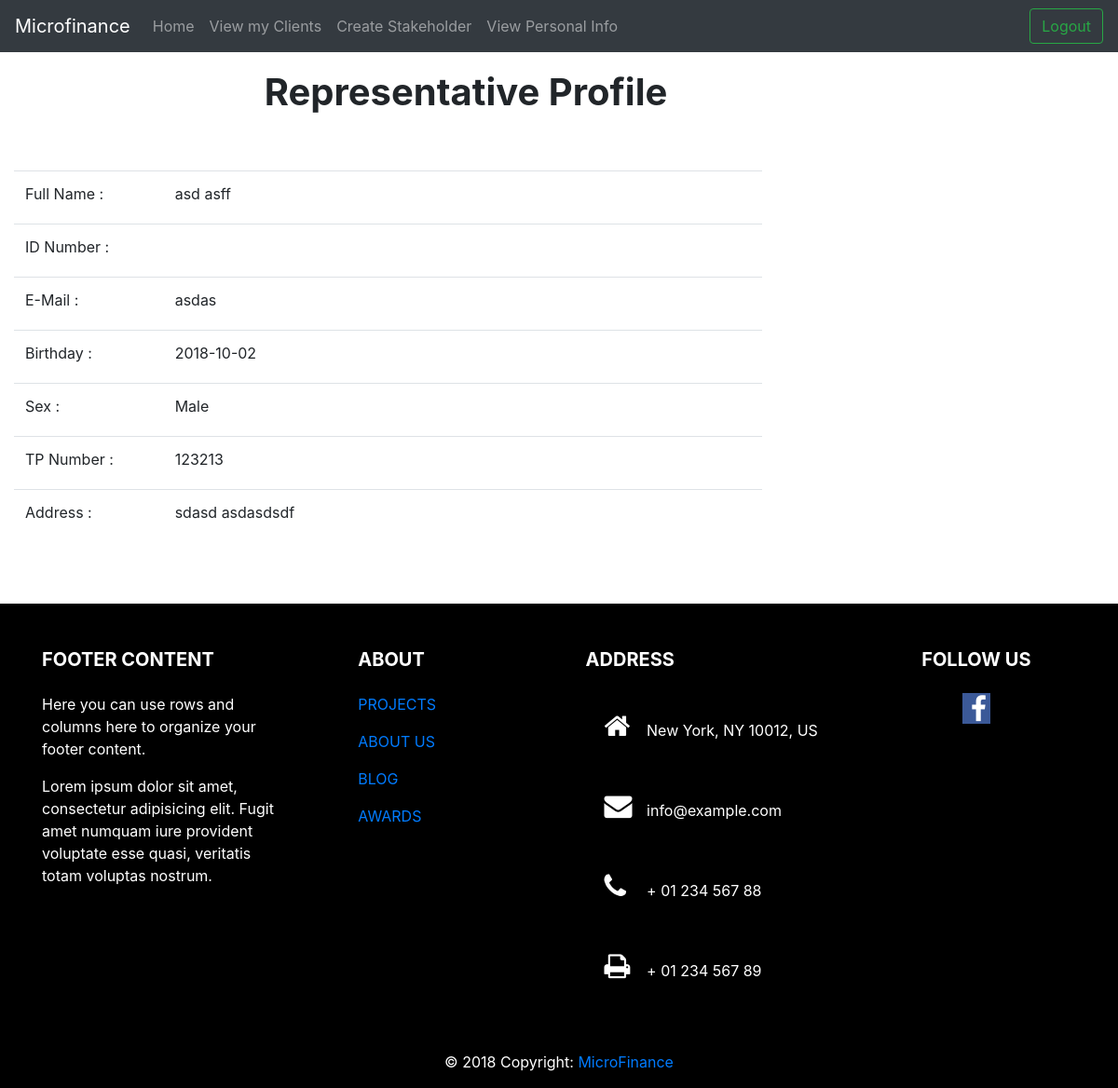
The app's page /Rep/viewpdetails.php (signed in) with its own data.
### tables this page shows
CREATE TABLE `representatives` (
  `rep_id` int(10) DEFAULT NULL,
  `first_name` varchar(15) DEFAULT NULL,
  `last_name` varchar(15) DEFAULT NULL,
  `email` varchar(30) DEFAULT NULL,
  `birthday` date DEFAULT NULL,
  `tele_phone` int(10) DEFAULT NULL,
  `address` text,
  `region` varchar(20) DEFAULT NULL,
  `nic` varchar(11) NOT NULL,
  `gender` enum('Male','Female') NOT NULL
);

### Classes/rep.php (called while the page is built, shortened)
<?php
class rep
{
    private $rep_id;
    public function getRepId()
    {
        return $this->rep_id;
    }
}

### Rep/viewpdetails.php (the view, shortened to what this page needs)
<!doctype html>
<html lang="en">
<head>
    <link rel="stylesheet" href="https://cdnjs.cloudflare.com/ajax/libs/font-awesome/4.7.0/css/font-awesome.min.css">
          <link href="../css/custom.css" rel="stylesheet">
    <?php
    require_once '../Classes/rep.php';
    ?>
    <link rel="stylesheet" href="https://stackpath.bootstrapcdn.com/bootstrap/4.1.3/css/bootstrap.min.css"
>
</head>
<body>
  <header>
    <nav class="navbar navbar-expand-md navbar-dark fixed-top bg-dark">
      <a class="navbar-brand" href="#">Microfinance</a>
      <div class="collapse navbar-collapse" id="navbarCollapse">
        <ul class="navbar-nav mr-auto">
        <li class="nav-item">
                    <a class="nav-link" href="rephome.php">Home <span class="sr-only">(current)</span></a>
                </li>
                <li class="nav-item">
                    <a class="nav-link" href="viewclients.php">View my Clients</a>
                </li>
                <li class="nav-item ">
                    <a class="nav-link" href="createstakeholder.php">Create Stakeholder </a>
                </li>
                <li class="nav-item ">
                    <a class="nav-link" href="viewpdetails.php">View Personal Info </a>
                </li>
        </ul>
        <form class="form-inline mt-2 mt-md-0" action="../login/logout.php">
          <button class="btn btn-outline-success my-2 my-sm-0" type="submit">Logout</button>
        </form>
      </div>
    </nav>
  </header>
<main role="main">
    <div style="height:75px;">
</div>
    <div id="content" class="col-lg-10 col-sm-10">
        <h1 align="center"><b>Representative Profile</b></h1>
        <div class=" row" align="center">
            <div class="col-md-8">
            </div>
            <div class="col-md-2" align="right">
            </div>
            <div class="col-md-8">
            </div>
            <div class="col-lg-10" align="left">
                <?php
                $dataconnect = new DbConnect();
                $link = $dataconnect->connect();
                $rep_id = $_SESSION['rep']->getRepId();
                $query = "SELECT * FROM representatives WHERE rep_id = '$rep_id'";
                $result = mysqli_query($link, $query);
                while ($row = mysqli_fetch_array($result)) {
                    ?>
                    <form action=../Client/editprofile.php method="POST">
                        <table style='margin-top:50px;' class="table">
                            <tr>
                                <td class="lcolumn" width="20%"><label for="full name">Full Name </label> :</td>
                                <td><?php echo '<label  name="fullname" class="add1">' . $row['first_name'] . ' ' . $row['last_name'] . '</label></br>' ?></td>
                            </tr>
                            <tr>
                                <td class="lcolumn" width="20%"><label for="id">ID Number </label> :</td>
                                <td><?php echo '<label  name="nic" class="add1">' . $row['nic'] . '</label></br>' ?></td>
                            </tr>
                            <tr>
                                <td class="lcolumn" width="20%"><label for="email">E-Mail </label> :</td>
                                <td><?php echo '<label  name="email" class="add1">' . $row['email'] . '</label></br>' ?></td>
                            </tr>
                            <tr>
                                <td class="lcolumn" width="20%"><label for="birthday">Birthday </label> :</td>
                                <td><?php echo '<label  name="birthday" class="add1">' . $row['birthday'] . '</label></br>' ?></td>
                            </tr>
                            <tr>
                                <td class="lcolumn" width="20%"><label for="gender">Sex </label> :</td>
                                <td><?php echo '<label  name="gender" class="add1">' . $row['gender'] . '</label></br>' ?></td>
                            </tr>
                            <tr>
                                <td class="lcolumn" width="20%"><label for="phone">TP Number </label> :</td>
                                <td><?php echo '<label  name="phone" class="add1">' . $row['tele_phone'] . '</label></br>' ?></td>
                            </tr>
                            <tr>
                                <td class="lcolumn" width="20%"><label for="adress">Address </label> :</td>
                                <td><?php echo '<label  name="address" class="add1">' . $row['address'] . '</label></br>' ?></td>
                            </tr>
                        </table>
                    </form>
                    <?php
                }
                ?>
            </div>
        </div>
    </div>
    <div style="height:50px">
</div>
      <footer class="page-footer font-small mdb-color lighten-3 pt-4">
<div class="container text-center text-md-left">
  <div class="row">
    <div class="col-md-4 col-lg-3 mr-auto my-md-4 my-0 mt-4 mb-1">
      <h5 class="font-weight-bold text-uppercase mb-4">Footer Content</h5>
      <p>Here you can use rows and columns here to organize your footer content.</p>
      <p>Lorem ipsum dolor sit amet, consectetur adipisicing elit. Fugit amet numquam iure provident voluptate esse
        quasi, veritatis totam voluptas nostrum.</p>
    </div>
    <div class="col-md-2 col-lg-2 mx-auto my-md-4 my-0 mt-4 mb-1">
      <h5 class="font-weight-bold text-uppercase mb-4">About</h5>
      <ul class="list-unstyled">
        <li>
          <p>
            <a href="#!">PROJECTS</a>
          </p>
        </li>
        <li>
          <p>
            <a href="#!">ABOUT US</a>
          </p>
        </li>
        <li>
          <p>
            <a href="#!">BLOG</a>
          </p>
        </li>
        <li>
          <p>
            <a href="#!">AWARDS</a>
          </p>
        </li>
      </ul>
    </div>
    <div class="col-md-4 col-lg-3 mx-auto my-md-4 my-0 mt-4 mb-1">
      <h5 class="font-weight-bold text-uppercase mb-4">Address</h5>
      <ul class="list-unstyled">
        <li>
          <p>
            <i class="fa fa-home mr-3"></i> New York, NY 10012, US</p>
        </li>
        <li>
          <p>
            <i class="fa fa-envelope mr-3"></i> info@example.com</p>
        </li>
        <li>
          <p>
            <i class="fa fa-phone mr-3"></i> + 01 234 567 88</p>
        </li>
        <li>
          <p>
            <i class="fa fa-print mr-3"></i> + 01 234 567 89</p>
        </li>
      </ul>
    </div>
    <div class="col-md-2 col-lg-2 text-center mx-auto my-4">
      <h5 class="font-weight-bold text-uppercase mb-4">Follow Us</h5>
      <a type="button" class="btn-floating btn-fb">
        <i class="fa fa-facebook"></i>
      </a>
    </div>
  </div>
</div>
<div class="footer-copyright text-center py-3">© 2018 Copyright:
  <a href=""> MicroFinance</a>
</div>
</footer>
</main>
</body>
</html>

### css/custom.css (style rules this page uses)
.fa { padding: 20px; font-size: 30px; width: 45px; text-decoration: none; }
.fa-facebook { background: #3B5998; color: #FFFFFF; padding: 0.05em 0.3em; background: #3B5998; color: white; width: 30px; }
footer { background: black; color: white; }

### records on screen
representatives: first_name "asd", last_name "asff", email "asdas", birthday "2018-10-02", gender "Male", tele_phone "123213", address "sdasd asdasdsdf"
